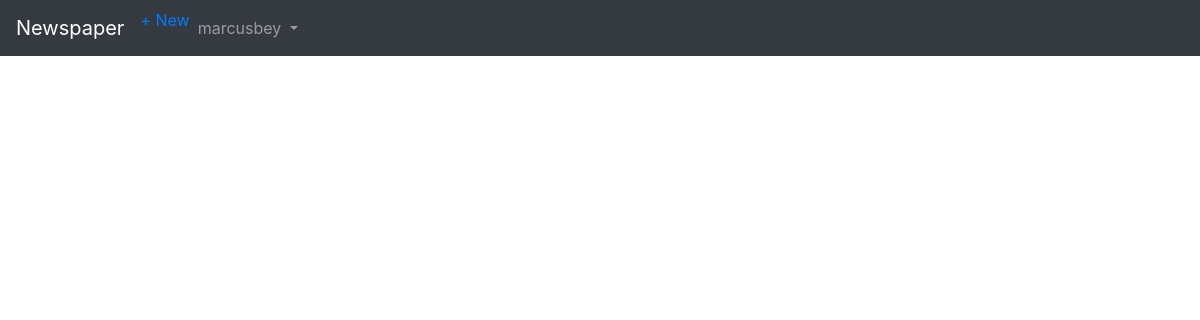
Page /articles/ (signed in) on the earlier database version.
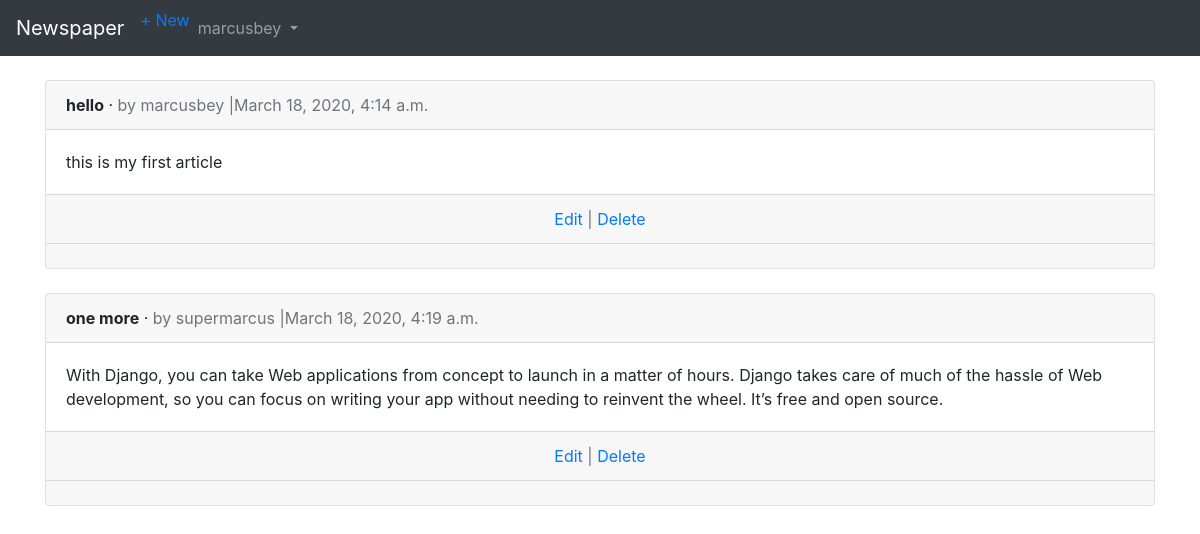
Same page on the later database version.
### users/models.py (models this page shows)
class CustomUser(AbstractUser):
	age = models.PositiveIntegerField(null=True, blank=True)

### articles/models.py (models this page shows, shortened)
class Article(models.Model):
	title = models.CharField(max_length=255)
	body = models.TextField()
	date = models.DateTimeField(auto_now_add=True)
	author = models.ForeignKey(get_user_model(), on_delete=models.CASCADE, related_name='comments',)

### articles/views.py (the view)
# urls.py: path('', ArticleListView.as_view(), name='article_list'),
class ArticleListView(LoginRequiredMixin, ListView):
	model = Article
	template_name = 'article_list.html'
	login_url = 'login'

### templates/article_list.html (shortened to what this page needs)
{% extends 'base.html' %}
{% block content %}
{% for article in object_list %}
<div class="card">
	<div class="card-header">
		<span class="font-weight-bold">{{ article.title }}</span>
		&middot;
		<span class="text-muted">by {{ article.author }} |{{ article.date }}</span>
	</div>
	<div class="card-body">{{ article.body }} </div>
	<div class="card-footer text-center text-muted">
	<a href="{% url 'article_edit' article.pk %}">Edit</a> | <a href="{% url 'article_delete' article.pk %}">Delete</a>
	</div>
	<div class="card-footer">
	</div>
</div>
<br />
{% endfor %}
{% endblock content %}

### templates/base.html (shortened to what this page needs)
<!doctype html>
<html lang="en">
	<head>
		<link rel="stylesheet" href="https://stackpath.bootstrapcdn.com/bootstrap/4.1.3/css/\bootstrap.min.css"crossorigin="anonymous">
	</head>
<body>
	<nav class="navbar navbar-expand-md navbar-dark bg-dark mb-4">
		<a class="navbar-brand" href="{% url 'home' %}">Newspaper</a>
		<div class="collapse navbar-collapse" id="navbarCollapse">
			{% if user.is_authenticated %}
			<ul class="navbar-nav mr-auto">
				<li class="nav-item"><a href="{% url 'article_new' %}">+ New</a></li>
				<li class="nav-item">
					<a class="nav-link dropdown-toggle" href="#" id="userMenu"
					data-toggle="dropdown" aria-haspopup="true" aria-expanded="false">
					{{ user.username }}
					</a>
				</li>
			</ul>
			{% else %}
				<form class="form-inline ml-auto">
				<a href="{% url 'login' %}" class="btn btn-outline-secondary"> Log In</a>
				<a href="{% url 'signup' %}" class="btn btn-primary ml-2">
				Sign up</a>
				</form>
			{% endif %}
		</div>
	</nav>
	<div class="container">
	  {% block content %}
	{% endblock content %}
	</div>
</body>
</html>

Differences in the rows shown:
added Article: title "hello", author "marcusbey", date "March 18, 2020, 4:14 a.m.", body "this is my first article"
added Article: title "one more", author "supermarcus", date "March 18, 2020, 4:19 a.m.", body "With Django, you can take Web applications from concept to launch in a matter of hours. Django takes care of much of the hassle of Web development, so you can focus on writing your app without needing to reinvent the wheel. It’s free and open source."
